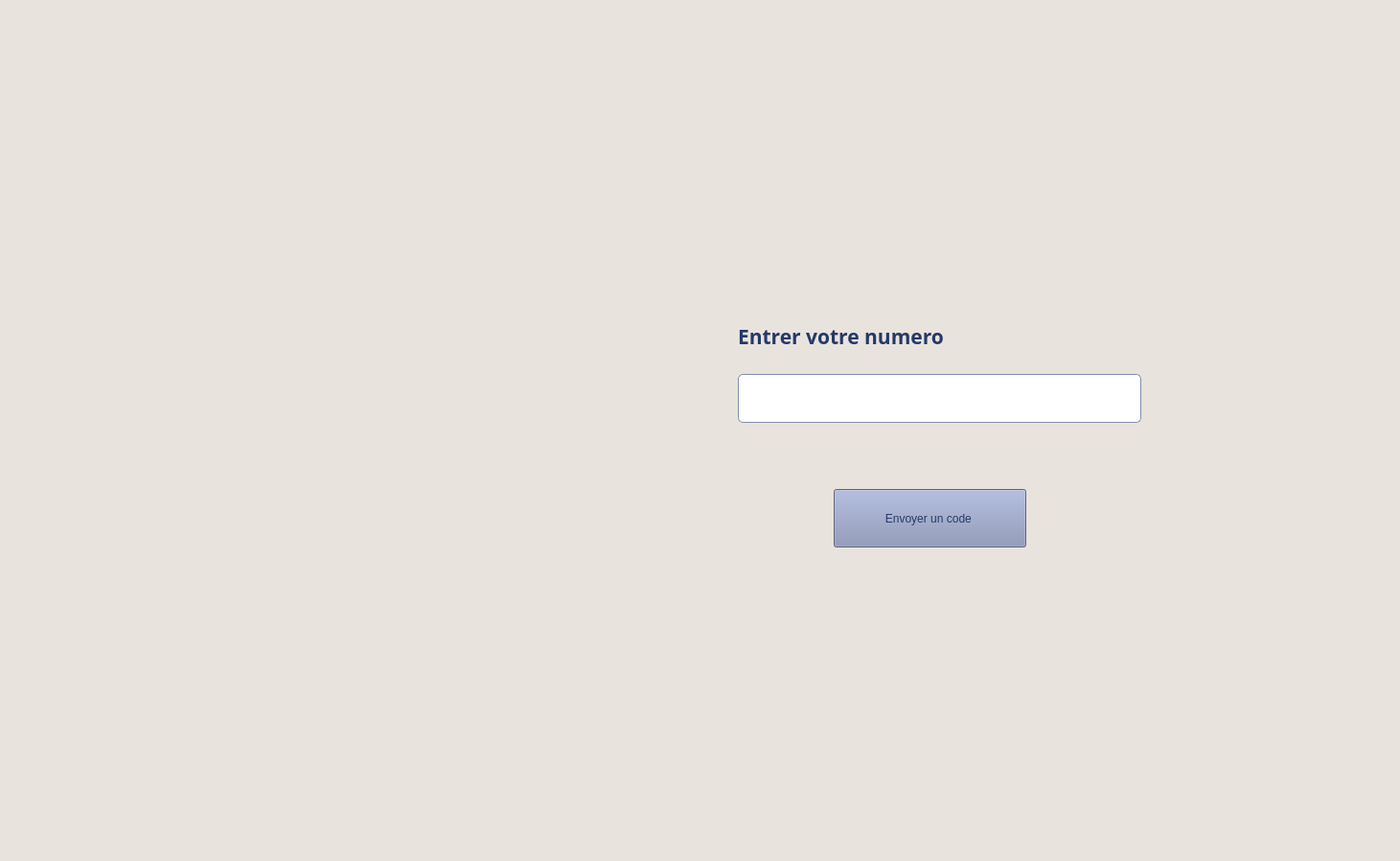
<?xml version="1.0" encoding="UTF-8"?>
<ui version="4.0">
 <class>oublie</class>
 <widget class="QWidget" name="oublie">
  <property name="geometry">
   <rect>
    <x>0</x>
    <y>0</y>
    <width>1461</width>
    <height>898</height>
   </rect>
  </property>
  <property name="windowTitle">
   <string>Form</string>
  </property>
  <property name="styleSheet">
   <string notr="true">background-color: rgb(232, 227, 221);</string>
  </property>
  <widget class="QPushButton" name="code_button">
   <property name="geometry">
    <rect>
     <x>870</x>
     <y>510</y>
     <width>201</width>
     <height>61</height>
    </rect>
   </property>
   <property name="styleSheet">
    <string notr="true">background-color: rgb(131, 141, 177);
font: 600 12pt &quot;Segoe UI&quot;;
color: rgb(38, 58, 105);</string>
   </property>
   <property name="text">
    <string>Envoyer un code </string>
   </property>
  </widget>
  <widget class="QLineEdit" name="num_recup">
   <property name="geometry">
    <rect>
     <x>770</x>
     <y>390</y>
     <width>421</width>
     <height>51</height>
    </rect>
   </property>
   <property name="styleSheet">
    <string notr="true">QLineEdit {
    font-family: &quot;Poppins&quot;, &quot;Arial&quot;, sans-serif;
    font-size: 14px;
    background-color: white
;
    border: 1px solid #838db1;
    border-radius: 5px;
    padding: 4px;
    color: #263A69;
}
</string>
   </property>
   <property name="text">
    <string/>
   </property>
  </widget>
  <widget class="QLabel" name="label_9">
   <property name="geometry">
    <rect>
     <x>770</x>
     <y>330</y>
     <width>271</width>
     <height>41</height>
    </rect>
   </property>
   <property name="font">
    <font>
     <family>Malgun Gothic</family>
     <pointsize>16</pointsize>
     <italic>false</italic>
     <bold>true</bold>
    </font>
   </property>
   <property name="styleSheet">
    <string notr="true">color: rgb(37, 57, 103);
</string>
   </property>
   <property name="text">
    <string>Entrer votre numero</string>
   </property>
  </widget>
  <widget class="QLabel" name="label">
   <property name="geometry">
    <rect>
     <x>140</x>
     <y>130</y>
     <width>481</width>
     <height>451</height>
    </rect>
   </property>
   <property name="text">
    <string/>
   </property>
   <property name="pixmap">
    <pixmap>image/logo (1).png</pixmap>
   </property>
  </widget>
 </widget>
 <resources/>
 <connections/>
</ui>
